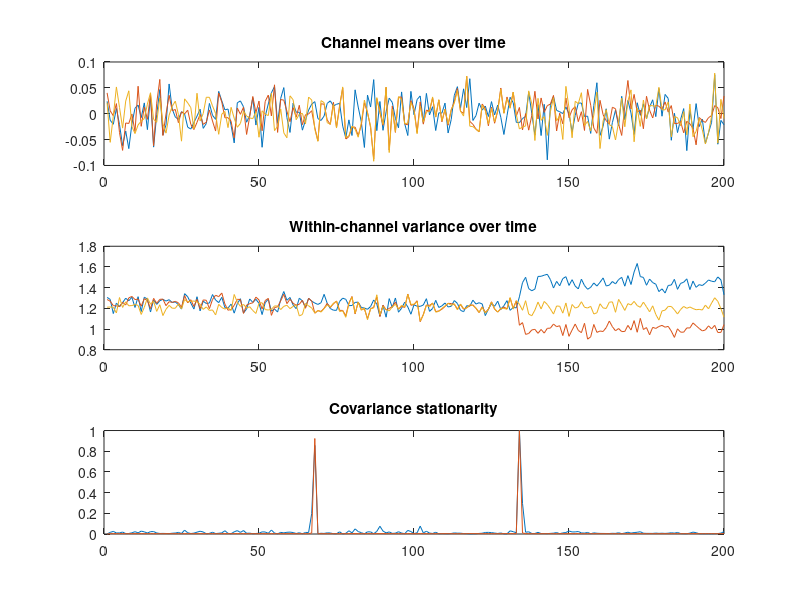

The MATLAB script that drew this image: (Note: this script raises an error after producing the figure.)



%% Chapter 9.1, Figure 9.1

n = 10000;
nbins = 200;

x = linspace(0,5,n) + randn(1,n);
y = randn(1,n);

% This is a fast way to compute means over non-overlapping windows.
% Note that it will work only if 'nbins' neatly fits into 'n'.
% As an exercise, modify the code below so it will work if n=10001.
timeMeanX = mean(reshape(x,n/nbins,nbins));
timeMeanY = mean(reshape(y,n/nbins,nbins));

subplot(221)
plot(x)
xlabel('Time'), ylabel('Value')
title('Mean non-stationary signal')

subplot(222)
plot(y)
xlabel('Time'), ylabel('Value')
title('Mean stationary signal')

subplot(223)
plot(1:n/nbins:n,timeMeanX)
xlabel('Time'), ylabel('Mean value')

subplot(224)
plot(1:n/nbins:n,timeMeanY)
xlabel('Time'), ylabel('Mean value')

%% Chapter 9.1, Figure 9.2

% compute the derivative of mean-non-stationary variable x
x = diff(x);
x(end+1)=x(end);

% recompute means over time
timeMeanX = mean(reshape(x,n/nbins,nbins));

clf
subplot(221)
plot(x)
xlabel('Time'), ylabel('Value')
title('Mean non-stationary signal, made stationary')

subplot(223)
plot(1:n/nbins:n,timeMeanX)
xlabel('Time'), ylabel('Value')

%% Chapter 9.2, Figure 9.3

% increasing variance over time
x = linspace(1,5,n) .* randn(1,n);

% variance increases then decreases over time
y = exp(-linspace(-1,1,n).^2) .* randn(1,n);

% Same trick as above to compute variance over non-overlapping windows.
% This will also only work if 'nbins' neatly divides into 'n'.
timevarX = var(reshape(x,n/nbins,nbins),[],1);
timevarY = var(reshape(y,n/nbins,nbins),[],1);

subplot(221)
plot(x)
xlabel('Time'), ylabel('Value')
title('Variance non-stationary signal')

subplot(222)
plot(y)
xlabel('Time'), ylabel('Value')
title('Variance non-stationary signal')

subplot(223)
plot(1:n/nbins:n,timevarX)
xlabel('Time'), ylabel('Variance')

subplot(224)
plot(1:n/nbins:n,timevarY)
xlabel('Time'), ylabel('Value')

%% Chapter 9.3, Figure 9.4

srate = 1000;
t = 0:1/srate:5;
n = length(t);

% Chirp of randomly fluctuating frequencies
freqTS = interp1(10*rand(5,1),linspace(1,5,n),'spline');
centfreq = mean(freqTS);
k = (centfreq/srate)*2*pi/centfreq;
y = sin(2*pi.*centfreq.*t + k*cumsum(freqTS-centfreq));

% compute phase velocity (remember from chapter 8 that this value, when
% scaled, is the instantaneous frequency of the signal.
phases1 = diff(unwrap(angle(hilbert(y))));

% now create a signal that is phase stationary
y = sin(2*pi.*10.*t);
phases2 = diff(unwrap(angle(hilbert(y))));

% plot
subplot(211)
plot(t(1:end-1),phases1)
set(gca,'ylim',[0 .15])
ylabel('Phase angle derivative')
title('Phase non-stationary signal')

subplot(212)
plot(t(1:end-1),phases2)
set(gca,'ylim',[0 .15])
xlabel('Time (s)'), ylabel('Phase angle derivative')
title('Phase stationary signal')

%% Chapter 9.4, Figure 9.5

% N per section
n = 100000;

% covariance matrices (3x3 because there will be 3 variables)
v{1} = [1 .5  0; .5  1  0;  0  0  1.1];
v{2} = [1.1 .1  0; .1  1.1  0;  0  1.1 .1];
v{3} = [.8  0 .9;  0 1  0; 0 0  1.1];

% initialize matrices
mvsig = zeros(0,length(v));
covar = cell(size(v));

% Loop through covariance segments
for i=1:length(v)
    % create ideal covariance matrix
    c = chol(v{i}*v{i}');
    
    % create random numbers with this covariance structure
    tempd = randn(n,size(v{i},1))*c;
    
    % compute the actual covariance
    covar{i} = (tempd'*tempd)/n;
    mvsig = cat(1,mvsig,tempd);
end
nn = length(mvsig);

% plot the three time series
figure(1), clf
subplot(211)
plot(mvsig)
hold on
plot([n n;n*2 n*2]',get(gca,'ylim'),'k:')
xlabel('Time (a.u.)')
title('Time domain signals')
set(gca,'fontsize',18)

% and plot the covariance matrices within each segment
for i=1:3
    subplot(2,3,i+3)
    imagesc(covar{i})
    set(gca,'clim',[-1.5 1.5],'xtick',1:3,'ytick',1:3,'fontsize',18)
    axis square
    title([ 'Covariance of segment ' num2str(i) ])
end

%% Chapter 9.4, Figure 9.6

% Convert the signal to 3D as done previously 
% to easily compute mean and variance.
nbins = 200;
d3d   = reshape(mvsig,nn/nbins,nbins,length(v));

% mean stationarity
timeMean = reshape( mean(d3d,1),nbins,length(v) );
subplot(311)
plot(timeMean)
title('Channel means over time')

% variance stationarity
timeVar = reshape( var(d3d,[],1),nbins,length(v) );
subplot(312)
plot(timeVar)
title('Within-channel variance over time')


% initialize time-covariance matrices
timeCovar = zeros(nbins,length(v),length(v));
y = zeros(nbins,2);

% loop over bins
for bini=1:nbins
    
    % compute and store the covariance in this bin
    timeCovar(bini,:,:) = (squeeze(d3d(:,bini,:))'*squeeze(d3d(:,bini,:)))/size(d3d,1);
    
    % Compute 'distance' between the current and previous covariance
    % matrices, using two different distance metrics.
    if bini>1
        % First, Euclidean distance between the covariance matrices.
        y(bini,1) = sum( (reshape(timeCovar(bini,:,:)-timeCovar(bini-1,:,:),1,[]).^2 ));
        
        % Second, ratio of largest to smallest eigenvalues in a joint Eigen
        % decomposition.
        e = eig( squeeze(timeCovar(bini,:,:)) , squeeze(timeCovar(bini-1,:,:)) );
        y(bini,2) = e(end)/e(1);
    end
end

% Plot the distance results. They are scaled by their maximum values to be
% plotted on the same graph. They produce nearly identical results.
subplot(313)
plot(bsxfun(@rdivide,y,max(y)))
title('Covariance stationarity')

% Importantly, only the covariance distance metrics can successfully
% identify the non-stationarities in the covariances.

%% Chapter 9.5

% To evaluate the statistical significance of stationarity, use the function mutualinformationX.
% For example, to test for mean stationarity, re-run the code for chapter 9.1 and then:
[miX,entropyX,fd_binsX,pvalX] = mutualinformationx(timeMeanX,1:nbins,[],1);
[miY,entropyY,fd_binsY,pvalY] = mutualinformationx(timeMeanY,1:nbins,[],1);
% When the 4th input is a 1, the resulting pval (probability value) will be the probability that a 
% mutual information value as large as the observed value could have been obtained by chance. By
% statistical convention, if that value is smaller than 0.05 (5% probability of occuring by chance),
% it is deemed significant, which is to say, there is significant non-stationarity. Note that because
% of random distribution calculations, the p-value will change slightly each time it is called.



% Next, try re-running the code for chapter 9.2 and then the following lines.
[miX,entropyX,fd_binsX,pvalX] = mutualinformationx(timevarX,1:nbins,[],1);
[miY,entropyY,fd_binsY,pvalY] = mutualinformationx(timevarY,1:nbins,[],1);
% Both mutual information values are statistically significant, indicate non-stationarity. 
% Mutual information is thus able to identify both linear and nonlinear relationships.

%% Chpater 9.6, Figure 9.7

% signal properties
srate = 1000;
t = 0:1/srate:9;
n = length(t);

% create double-chirp
freqTS   = linspace(12,30,n);
centfreq = mean(freqTS);
k        = (centfreq/srate)*2*pi/centfreq;
basesig  = sin(2*pi.*centfreq.*t + k*cumsum(freqTS-centfreq)) + sin(2*pi*10*t);

% plot time domain representation
figure(2),clf
subplot(211)
plot(t,basesig)


% setup parameters for wavelet convolution
wavetime    = -2:1/srate:2;
Lconv       = length(t)+length(wavetime)-1;
halfwavsize = floor(length(wavetime)/2);

nfrex = 50;
frex  = linspace(5,40,nfrex);
ncyc  = linspace(8,30,nfrex);

% loop through 5 simulations; 4 with different noise characteristics, and
% one with no noise for comparison.
for simi=1:5
    
    if simi==1
        % mean and variance stationary
        signal = basesig + randn(1,n)*2;
    elseif simi==2
        % mean non-stationary, variance stationary
        signal = basesig + linspace(1,5,n) + randn(1,n)*2;
    elseif simi==3
        % mean stationary, variance non-stationary
        signal = basesig + linspace(0,5,n) .* randn(1,n)*2;
    elseif simi==4
        % mean and variance non-stationary
        signal = basesig + linspace(0,5,n) + linspace(0,5,n) .* randn(1,n)*2;
    else
        % normal signal, for comparison
        signal = basesig;
    end
    
    % Fourier spectrum of signal
    sigX = fft(signal,Lconv);
    % initialize time-frequency matrix
    tf   = zeros(length(frex),length(t));
    
    % loop through frequencies
    for fi=1:nfrex
        % create complex Morlet wavelet
        w       = 2*( ncyc(fi)/(2*pi*frex(fi)) )^2; % w is width of Gaussian
        cmwX    = fft(exp(1i*2*pi*frex(fi).*wavetime) .* exp( (-wavetime.^2)/w ), Lconv);
        cmwX    = cmwX./max(cmwX); % amplitude scaling
        convres = ifft( sigX.*cmwX );
        convres = convres(halfwavsize:end-halfwavsize-1);
        
        tf(fi,:) = abs(convres).^2;
    end
    
    % Simulations 1-4 go in one plot; 
    % simulation 5 (without noise) goes in a separate plot.
    if simi<5
        figure(1), subplot(2,2,simi)
    else
        figure(2), subplot(223)
    end
    
    % and finally draw the plot
    contourf(t,frex,tf,40,'linecolor','none')
    set(gca,'clim',[0 .3])
end

%% end
